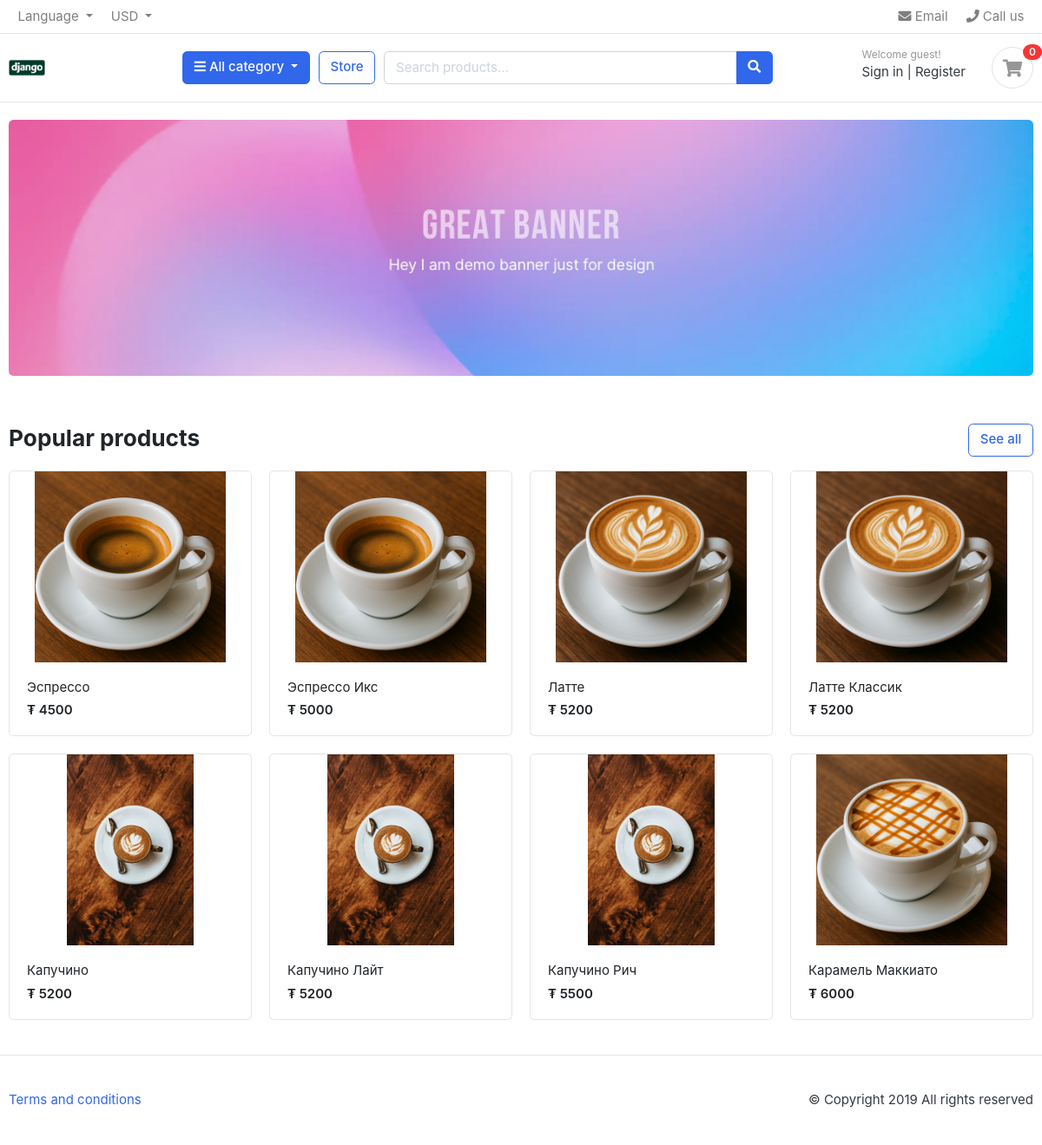
The app's page /, older data.
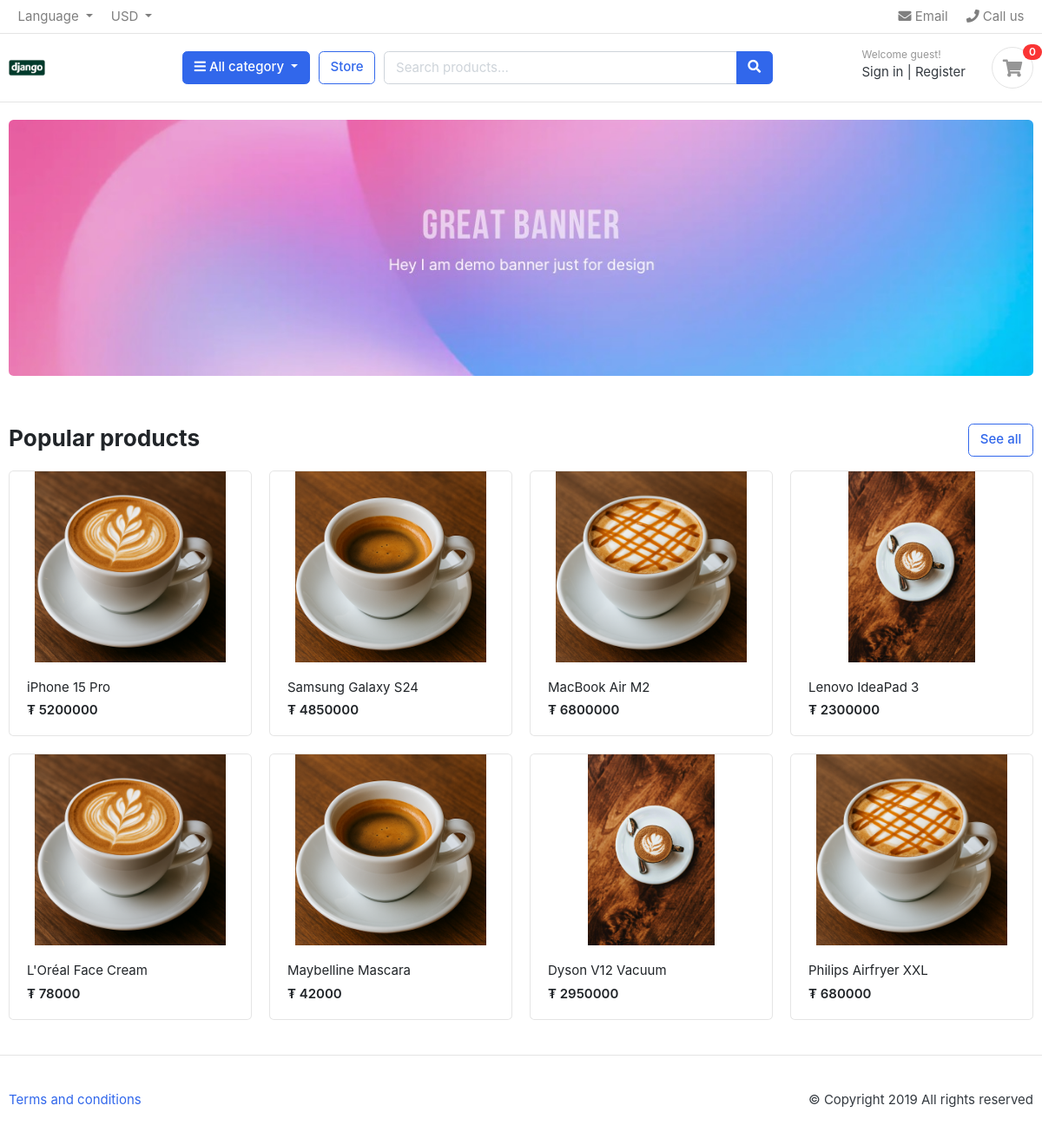
The same page, newer data.
### shop_app/models.py (models this page shows, shortened)
class Product(models.Model):
    product_name = models.CharField(max_length=200, unique=True)
    slug = models.SlugField(max_length=200, unique=True)
    description = models.TextField(max_length=500, blank=True)
    price = models.IntegerField()
    images = models.ImageField(upload_to='photos/products/')
    stock = models.IntegerField()
    is_available = models.BooleanField(default=True)
    category = models.ForeignKey(Category, on_delete=models.CASCADE)
    created_date = models.DateTimeField(auto_now_add=True)
    modified_date = models.DateTimeField(auto_now=True)
    class Meta:
        db_table = "baraa_tbl"
    def get_url(self):
        return reverse('product_detail_by_slug', args=[self.category.slug, self.slug])

### shop_app/views.py (the view)
# urls.py: path('', views.index, name="index"),
def index(request):
    products = Product.objects.filter(is_available=True)
    context = {
        'products': products,
        'count': products.count(),
    }
    return render(request, "index.html", context)

### shop_app/templates/index.html
{% extends 'base.html' %}
{% load static %}
{% load number_format %}
{% block content %}
<section class="section-intro padding-y-sm">
	<div class="container">
		<div class="intro-banner-wrap">
			<img src="{% static 'images/banners/1.jpg' %}" class="img-fluid rounded">
		</div>
	</div>
</section>
<section class="section-name padding-y-sm">
	<div class="container">
		<header class="section-heading">
			<a href="{% url 'store' %}" class="btn btn-outline-primary float-right">See all</a>
			<h3 class="section-title">Popular products</h3>
		</header>
		<div class="row">
			{% for p in products|slice:":8" %}
			<div class="col-md-3">
				<div class="card card-product-grid">
					<a href="{{ p.get_url }}" class="img-wrap">
						<img src="/media/{{ p.images }}">
					</a>
					<figcaption class="info-wrap">
						<a href="{{ p.get_url }}" class="title">{{ p.product_name }}</a>
						<div class="price mt-1">₮ {{ p.price|comma_number }}</div>
					</figcaption>
				</div>
			</div>
			{% empty %}
			<div class="col-12">
				<p class="text-muted">No products available.</p>
			</div>
			{% endfor %}
		</div>
	</div>
</section>
{% endblock %}

### shop_app/templates/base.html (shortened to what this page needs)
{% load static %}
<!DOCTYPE HTML>
<html lang="en">
<head>
    <link href="{% static 'css/bootstrap.css' %}" rel="stylesheet" type="text/css" />
    <link href="{% static 'fonts/fontawesome/css/all.min.css' %} " type="text/css" rel="stylesheet">
    <link href="{% static 'css/ui.css' %}" rel="stylesheet" type="text/css" />
    <link href="{% static 'css/responsive.css' %} " rel="stylesheet" media="only screen and (max-width: 1200px)" />
</head>
<body>
    {% include 'partials/header.html' %}
    {% block content %}
    {% endblock %}
    {% include 'partials/footer.html' %}
</body>
</html>

### shop_app/templates/partials/header.html (shortened to what this page needs)
{% load static %}
<header class="section-header">
	<nav class="navbar p-md-0 navbar-expand-sm navbar-light border-bottom">
		<div class="container">
			<div class="collapse navbar-collapse" id="navbarTop4">
				<ul class="navbar-nav mr-auto">
					<li class="nav-item dropdown">
						<a href="#" class="nav-link dropdown-toggle" data-toggle="dropdown"> Language </a>
					</li>
					<li class="nav-item dropdown">
						<a href="#" class="nav-link dropdown-toggle" data-toggle="dropdown"> USD </a>
					</li>
				</ul>
				<ul class="navbar-nav">
					<li><a href="#" class="nav-link"> <i class="fa fa-envelope"></i> Email </a></li>
					<li><a href="#" class="nav-link"> <i class="fa fa-phone"></i> Call us </a></li>
				</ul>
			</div>
		</div>
	</nav>
	<section class="header-main border-bottom">
		<div class="container">
			<div class="row align-items-center">
				<div class="col-lg-2 col-md-3 col-6">
					<a href="http://127.0.0.1:8000" class="brand-wrap ai-style-change-1">
						<img class="logo" src="/static/images/logo.png">
					</a>
				</div>
				<div class="col-lg col-sm col-md col-6 flex-grow-0">
                    <div class="category-wrap dropdown d-inline-block float-right">
                        <button type="button" class="btn btn-primary dropdown-toggle" data-toggle="dropdown">
                            <i class="fa fa-bars"></i> All category
                        </button>
                    </div>
				</div>
				<a href="{% url 'store' %}" class="btn btn-outline-primary">Store</a>
                <div class="col-lg  col-md-6 col-sm-12 col">
                    <form action="{% url 'store_search' %}" method="get" class="search">
						<div class="input-group w-100">
                            <input type="text" name="keyword" class="form-control" style="width:60%;" placeholder="Search products..." value="{{ query|default:'' }}">
							<div class="input-group-append">
								<button class="btn btn-primary" type="submit">
									<i class="fa fa-search"></i>
								</button>
							</div>
						</div>
					</form>
				</div>
				<div class="col-lg-3 col-sm-6 col-8 order-2 order-lg-3">
					<div class="d-flex justify-content-end mb-3 mb-lg-0">
						<div class="widget-header">
							<small class="title text-muted">Welcome guest!</small>
							<div>
								<a href="{% url 'signin' %} ">Sign in</a> <span class="dark-transp"> | </span>
								<a href="{% url 'register' %}"> Register</a>
							</div>
						</div>
						<a href="{% url 'cart' %}" class="widget-header pl-3 ml-3">
							<div class="icon icon-sm rounded-circle border"><i class="fa fa-shopping-cart"></i>
							</div>
							<span class="badge badge-pill badge-danger notify">{{cart_items| length}}</span>
						</a>
					</div>
				</div>
			</div>
		</div>
	</section>

### shop_app/templates/partials/footer.html
<footer class="section-footer border-top padding-y">
	<div class="container">
		<p class="float-md-right">
			&copy Copyright 2019 All rights reserved
		</p>
		<p>
			<a href="#">Terms and conditions</a>
		</p>
	</div>
</footer>

### shop_app/static/css/ui.css (style rules this page uses)
html { font-family: "Inter", sans-serif; font-size: 15px; }
.img-wrap { text-align: center; display: block; }
.img-wrap img { max-width: 100%; }
.icon-xs, .icon-sm, .icon-md, .icon-lg { display: inline-block; text-align: center; flex-shrink: 0; flex-grow: 0; }
.icon-sm { width: 48px; height: 48px; line-height: 48px !important; font-size: 20px; }
.padding-y { padding-top: 40px; padding-bottom: 40px; }
.padding-y-sm { padding-top: 20px; padding-bottom: 20px; }
.section-heading { margin-bottom: 20px; margin-top: 15px; }
.section-title { color: #212529; }
p:last-child { margin-bottom: 0; }
.header-main { position: relative; padding-top: 1rem; padding-bottom: 1rem; }
.brand-wrap .logo, .navbar-brand .logo { margin-right: 7px; max-height: 42px; display: inline-block; }
.widget-header { display: inline-block; vertical-align: middle; position: relative; }
.widget-header a { color: #343a40; }
.widget-header i { color: #969696; }
.widget-header .title { display: block; }
.widget-header .notify { position: absolute; top: -3px; right: -10px; }
[class*=card-product] a.title { color: #212529; display: block; }
[class*=card-product] .img-wrap { overflow: hidden; position: relative; }
[class*=card-product] .img-wrap img { height: 100%; max-width: 100%; width: auto; display: inline-block; -o-object-fit: cover; object-fit: cover; }
.card-product-grid { margin-bottom: 20px; }
.card-product-grid .img-wrap { border-radius: 0.2rem 0.2rem 0 0; height: 220px; }
.card-product-grid .info-wrap { overflow: hidden; padding: 18px 20px; }
.card .img-wrap { overflow: hidden; }
.notify { position: absolute; top: -4px; right: -10px; display: inline-block; padding: 0.25em 0.6em; font-size: 12px; line-height: 1; text-align: center; border-radius: 3rem; color: #fff; background-color: #fa3434; }
.price { font-weight: 600; color: #212529; }

Row changes from the older to the newer data that the page shows:
removed Product: images (picture), product_name "Эспрессо", price|comma_number "4500"
removed Product: images (picture), product_name "Эспрессо Икс", price|comma_number "5000"
removed Product: images (picture), product_name "Латте", price|comma_number "5200"
removed Product: images (picture), product_name "Латте Классик", price|comma_number "5200"
removed Product: images (picture), product_name "Капучино", price|comma_number "5200"
removed Product: images (picture), product_name "Капучино Лайт", price|comma_number "5200"
removed Product: images (picture), product_name "Капучино Рич", price|comma_number "5500"
removed Product: images (picture), product_name "Карамель Маккиато", price|comma_number "6000"
added Product: images (picture), product_name "iPhone 15 Pro", price|comma_number "5200000"
added Product: images (picture), product_name "Samsung Galaxy S24", price|comma_number "4850000"
added Product: images (picture), product_name "MacBook Air M2", price|comma_number "6800000"
added Product: images (picture), product_name "Lenovo IdeaPad 3", price|comma_number "2300000"
added Product: images (picture), product_name "L'Oréal Face Cream", price|comma_number "78000"
added Product: images (picture), product_name "Maybelline Mascara", price|comma_number "42000"
added Product: images (picture), product_name "Dyson V12 Vacuum", price|comma_number "2950000"
added Product: images (picture), product_name "Philips Airfryer XXL", price|comma_number "680000"
